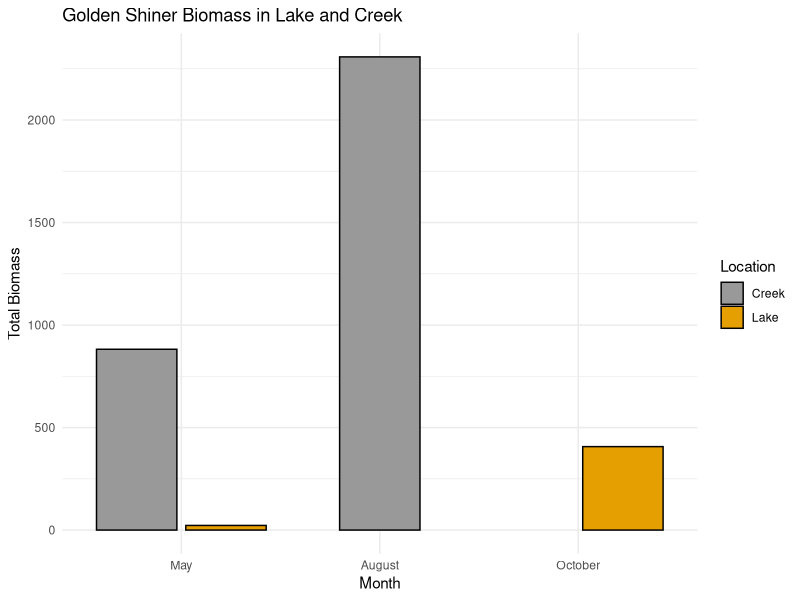

Here is the R script that generated this plot:

##Read in MT data from 2023 
mt_data<- read.csv("minnowtrap_data_2023.csv", header=T)


head(mt_data)


library(tidyverse)
library(lubridate)
library(stringr)

summ_data <- mt_data %>%
  group_by(Month, Location, Species) %>%
  summarize(total_count = sum(Number), total_biomass = sum(Wt))         

head(summ_data)



# Filter the data to include only "Golden Shiner"
  creek_chub_data <- summ_data %>%
    filter(Species == "Creek Chub")

# Define the order of months
  month_order <- factor(creek_chub_data$Month, levels = c("May", "August", "October"))
# Create the plot
  ggplot(data = creek_chub_data, aes(x = month_order, y = total_biomass, fill = Location)) +
     geom_bar(stat = "identity", color = "black", position = position_dodge2(preserve = "single")) +
     theme_minimal() +
     scale_x_discrete(labels = c("May", "August", "October")) +
     scale_fill_manual(values = c('#999999', '#E69F00')) +
     labs(x = "Month", y = "Total Biomass") +
     ggtitle("Golden Shiner Biomass in Lake and Creek")
 summ_data <- mt_data %>%
     group_by(Month, Location, Species) %>%
     summarize(total_count = sum(Number), total_biomass = sum(Wt))


